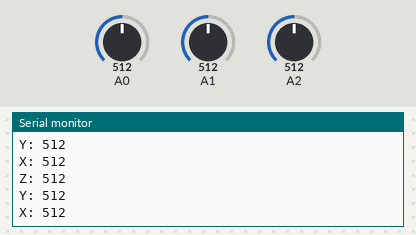
A sketch run on a simulated Arduino Leonardo, built with avr-gcc and run on an emulated ATmega32U4. On the bench: the last lines printed to the serial monitor. The inputs (shaded band) are chosen by the test bench; at power-on: A0 = 512, A1 = 512, A2 = 512. USB keyboard and mouse output is not drawn.

Above: at 1.2 s.
1.3 s: A0 set to 716
At 2.0 s:
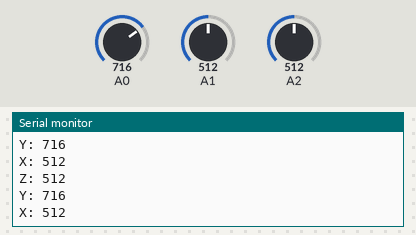
2.8 s: A1 set to 716
At 3.3 s:
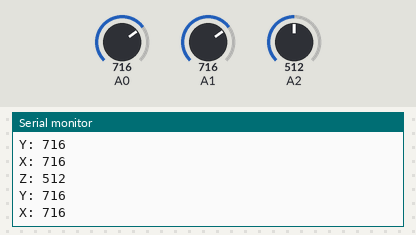
4.3 s: A2 set to 716
At 5.0 s:
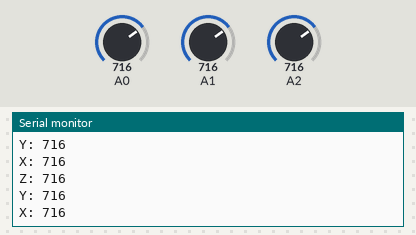
5.8 s: A0 set to 900
At 6.7 s:
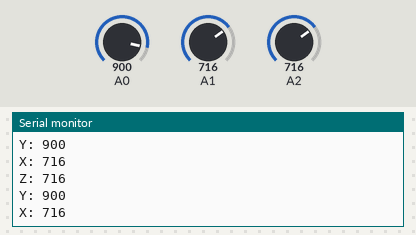
7.3 s: A1 set to 900
At 8.0 s:
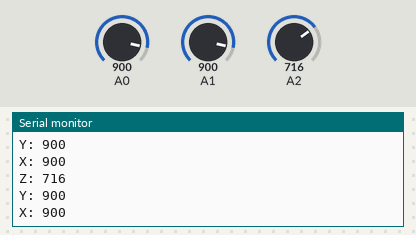
8.8 s: A2 set to 900
At 9.6 s:
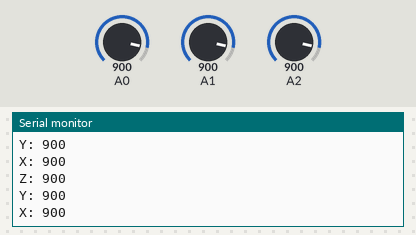
Timing chart, 0 to 11.3 s (numbered marks = the images above; inputs shaded):
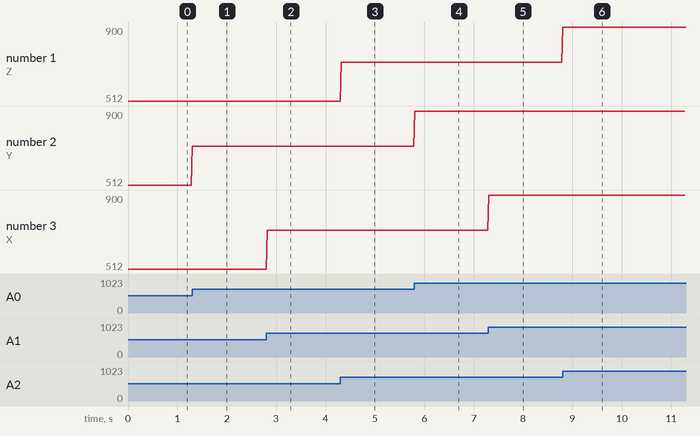

The sketch:

T3PA_USB.ino
```cpp
#include <Joystick.h>

// konfiguracja Joysticka wyświetlana w Urządzeniach i drukarkach
Joystick_ Joystick(JOYSTICK_DEFAULT_REPORT_ID,JOYSTICK_TYPE_JOYSTICK,
  0, 0,                   // Button Count / Hat Switch Count
  false, false, false,    // X / Y / Z Axis
  true, true, true,       // Rx / Ry / Rz
  false, false,           // rudder / throttle
  false, false, false);   // accelerator / brake / steering

int x_Axis = 0;
int y_Axis = 0;
int z_Axis = 0;

const bool initAutoSendState = true;

void setup() {
  Joystick.begin();
  // ustawienie zakresów odbioru danych z poszczególnych pedałów
  // zakres można sprawdzić w IDE > Serial Monitor
  Joystick.setRzAxisRange(240, 920);
  Joystick.setRyAxisRange(160, 880);
  Joystick.setRxAxisRange(150, 810);
}

void loop() {
  // Z
  z_Axis = analogRead(A2);
  Joystick.setRzAxis(z_Axis);
  Serial.print("Z: ");
  Serial.println(z_Axis);

  // Y
  y_Axis = analogRead(A0);
  Joystick.setRyAxis((y_Axis));
  Serial.print("Y: ");
  Serial.println(y_Axis);

  // X
  x_Axis = analogRead(A1);
  Joystick.setRxAxis(x_Axis);
  Serial.print("X: ");
  Serial.println(x_Axis);

  // opóźnienie: 20/1000 > 50 fps
  delay(20);
}
```

Measured:
- after the input at 1.3 s, the serial monitor: prints a new line at once (image 1)
- after the input at 2.8 s, the serial monitor: prints a new line at once (image 2)
- after the input at 4.3 s, the serial monitor: prints a new line at once (image 3)
- after the input at 5.8 s, the serial monitor: prints a new line at once (image 4)
- after the input at 7.3 s, the serial monitor: prints a new line at once (image 5)
- after the input at 8.8 s, the serial monitor: prints a new line at once (image 6)
- plotted number 2: 512 → 716 after the input at 1.3 s, 716 → 900 after the input at 5.8 s
